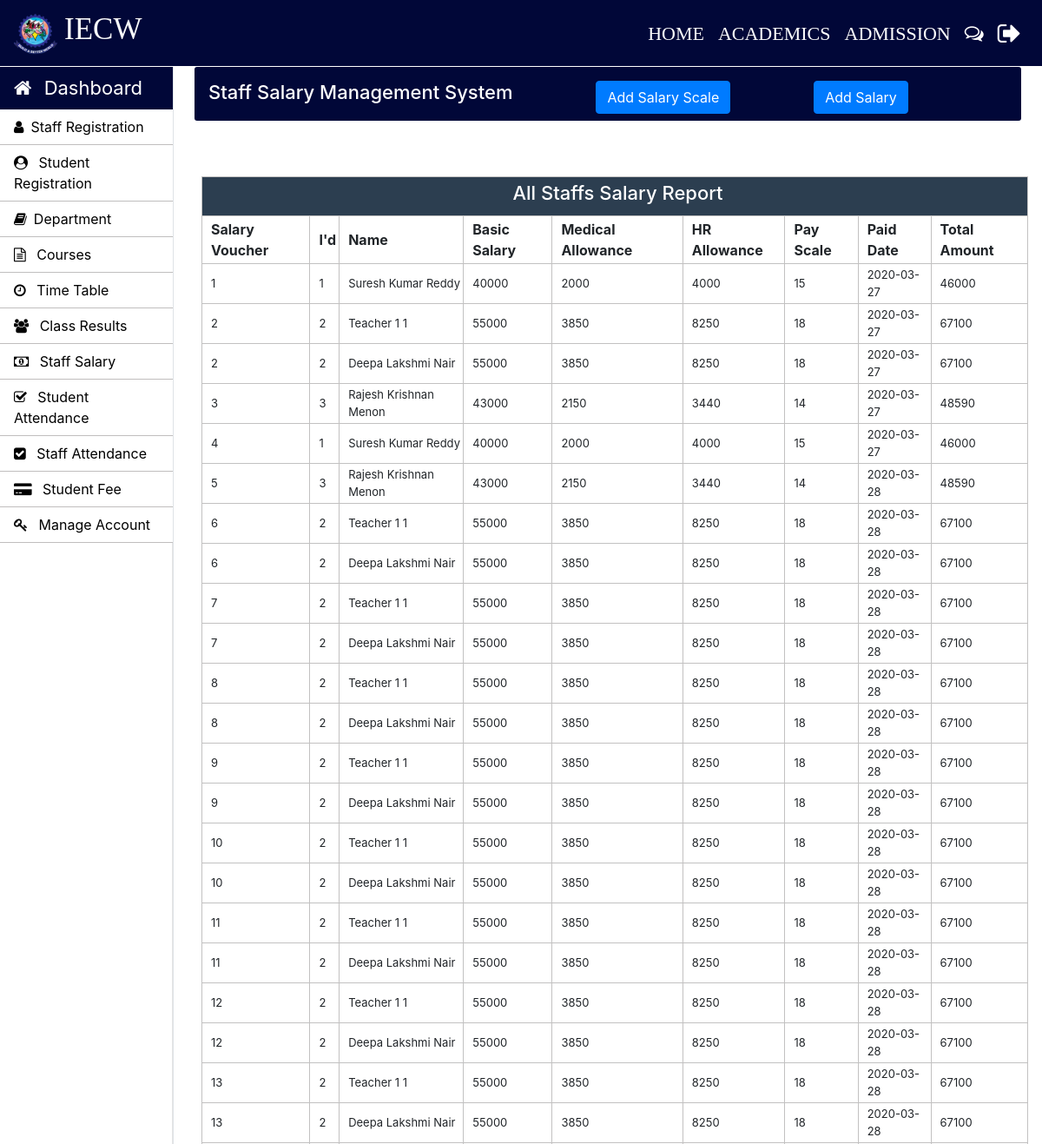
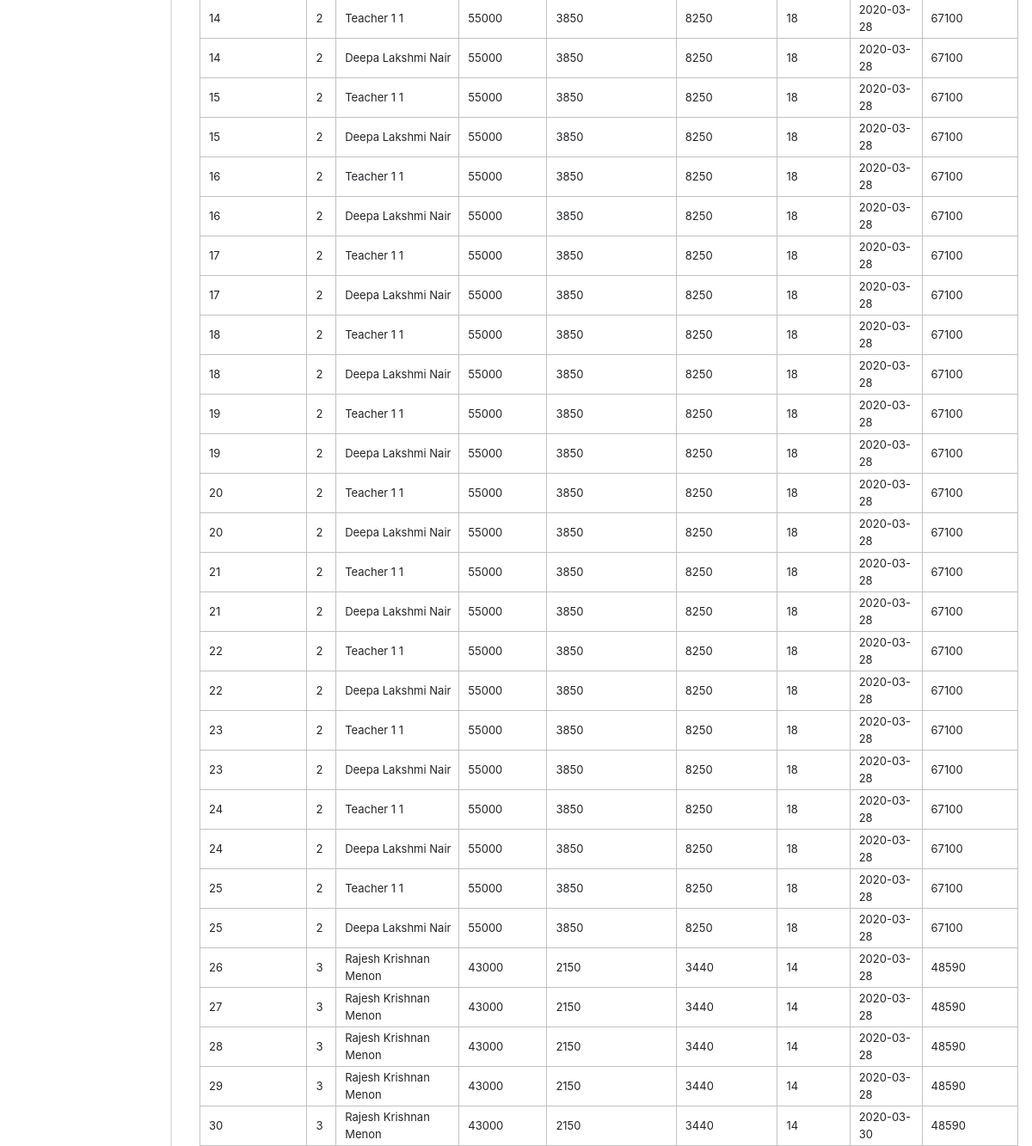
Screenshot of /Admin/staff-salary.php (signed in) with the database file from the repository (2 pictures, top to bottom).
### tables this page shows
CREATE TABLE `teacher_salary_allowances` (
  `teacher_id` int(11) NOT NULL,
  `basic_salary` int(11) NOT NULL,
  `medical_allowance` int(11) NOT NULL,
  `hr_allowance` int(11) NOT NULL,
  `scale` int(11) NOT NULL
);

CREATE TABLE `teacher_salary_report` (
  `salary_id` int(11) NOT NULL,
  `teacher_id` int(11) NOT NULL,
  `total_amount` int(11) NOT NULL,
  `status` varchar(11) NOT NULL,
  `paid_date` timestamp NOT NULL DEFAULT current_timestamp() ON UPDATE current_timestamp()
);

CREATE TABLE `teacher_info` (
  `teacher_id` int(11) NOT NULL,
  `first_name` varchar(30) NOT NULL,
  `middle_name` varchar(30) NOT NULL,
  `last_name` varchar(30) NOT NULL,
  `father_name` varchar(50) NOT NULL,
  `email` varchar(30) NOT NULL,
  `phone_no` varchar(11) NOT NULL,
  `profile_image` blob NOT NULL,
  `teacher_status` varchar(10) NOT NULL,
  `application_status` varchar(10) NOT NULL,
  `cnic` varchar(15) NOT NULL,
  `dob` varchar(15) NOT NULL,
  `other_phone` int(11) NOT NULL,
  `gender` varchar(10) NOT NULL,
  `permanent_address` varchar(100) NOT NULL,
  `current_address` varchar(100) NOT NULL,
  `place_of_birth` varchar(50) NOT NULL,
  `matric_complition_date` varchar(10) NOT NULL,
  `matric_awarded_date` varchar(10) NOT NULL,
  `matric_certificate` varchar(100) NOT NULL,
  `fa_complition_date` varchar(10) NOT NULL,
  `fa_awarded_date` varchar(10) NOT NULL,
  `fa_certificate` varchar(100) NOT NULL,
  `ba_complition_date` varchar(10) NOT NULL,
  `ba_awarded_date` varchar(10) NOT NULL,
  `ba_certificate` varchar(100) NOT NULL,
  `ma_complition_date` varchar(10) NOT NULL,
  `ma_awarded_date` varchar(100) NOT NULL,
  `ma_certificate` varchar(101) NOT NULL,
  `last_qualification` varchar(20) NOT NULL,
  `state` varchar(20) NOT NULL,
  `hire_date` varchar(10) NOT NULL
);

### Admin/staff-salary.php (the view, shortened to what this page needs)
<?php
		require_once "../connection/connection.php";
	?>
<!doctype html>
<html lang="en">
	<head>
	</head>
	<body>
		<?php include('../common/common-header.php') ?>
		<?php include('../common/admin-sidebar.php') ?>
		<main role="main" class="col-xl-10 col-lg-9 col-md-8 ml-sm-auto px-md-4 w-100">
			<div class="sub-main">
				<div class="text-center d-flex flex-wrap flex-md-nowrap pt-3 pb-2 mb-3 text-white admin-dashboard pl-3">
					<div class="d-flex">
						<h4 class="mr-5">Staff Salary Management System </h4>
						<button type="button" class="btn btn-primary ml-5 mr-5" data-toggle="modal" data-target=".bd-example-modal-lg">Add Salary Scale</button>
						<button type="button" class="btn btn-primary ml-5" data-toggle="modal" data-target=".add_salary">Add Salary</button>
					</div>
				</div>
				<div class="row">
					<div class="col-md-12 ml-2">
						<section class=" mt-3">
							<div class="row">
								<div class="col-md-8"></div>
								<div class="col-md-3 ml-5 ">
									<div class="col-md-12 pt-3 ml-5">
									</div>
								</div>
							</div>
							<div class="row">
								<div class="col-md-8"></div>
								<div class="col-md-3 ml-5 ">
									<div class="col-md-12 pt-3 ml-5">
									</div>
								</div>
							</div>
							<div class="row">
								<div class="col-md-12">
									<table class="w-100 table-elements table-three-tr" cellpadding="3">
										<tr class="table-tr-head table-three text-white">
											<td colspan="9" class=" text-center text-white"><h4>All Staffs Salary Report</h4></td>
										</tr>
										<tr class="table-tr-head">
											<th>Salary Voucher</th>
											<th>I'd</th>
											<th>Name</th>
											<th>Basic Salary</th>
											<th>Medical Allowance</th>
											<th>HR Allowance</th>
											<th>Pay Scale</th>
											<th>Paid Date</th>
											<th>Total Amount</th>
										</tr>
										<?php
											$query="select tsr.teacher_id,ti.first_name,middle_name,last_name,salary_id,basic_salary,medical_allowance,hr_allowance,scale,Date(paid_date) as paid_date,total_amount from teacher_salary_allowances tsa inner join teacher_salary_report tsr on tsa.teacher_id=tsr.teacher_id inner join teacher_info ti on ti.teacher_id=tsr.teacher_id";
											$run=mysqli_query($con,$query);
											while ($row=mysqli_fetch_array($run)) { ?>
												<tr>
													<td><?php echo $row['salary_id'] ?></td>
													<td><?php echo $row['teacher_id'] ?></td>
													<td><?php echo $row["first_name"]." ".$row["middle_name"]." ".$row["last_name"] ?></td>
													<td><?php echo $row['basic_salary'] ?></td>
													<td><?php echo ($row['basic_salary']*$row['medical_allowance']/100) ?></td>
													<td><?php echo ($row['basic_salary']*$row['hr_allowance']/100) ?></td>
													<td><?php echo $row['scale'] ?></td>
													<td><?php echo $row['paid_date'] ?></td>
													<td><?php echo $row['total_amount'] ?></td>
												</tr>
											<?php
											}
										?>
									</table>
								</div>
							</div>
						</section>
					</div>
				</div>
			</div>
		</main>
	</body>
</html>

### Css/style.css (style rules this page uses)
h4 { font-size: 22px; }
.admin-dashboard { margin-top: 1px !important; background: #2c3e50 !important; border-radius: 3px; }
.table-elements tr, td, th { font-size: 13px; border: 1px solid rgb(194, 193, 193); padding-left: 10px !important; }
.table-three { background: #2c3e50 !important; }
.table-tr-head { height: 45px !important; padding: 10px !important; margin-top: 5px !important; }
.table-font-for-transcript td, th { font-size: 16px !important; }

### Common/common-header.php (style rules this page uses)
.admin-dashboard { margin-top: 1px !important; background: #010738 !important; border-radius: 3px; }

### rows the page displays
teacher_salary_allowances: teacher_salary_report.salary_id "1", teacher_salary_report.teacher_id "1", teacher_info.first_name "Suresh", teacher_info.middle_name "Kumar", teacher_info.last_name "Reddy", basic_salary "40000", $row['basic_salary']*$row['medical_allowance']/100 "2000", $row['basic_salary']*$row['hr_allowance']/100 "4000", scale "15", paid_date "2020-03-27", teacher_salary_report.total_amount "46000", teacher_salary_report.salary_id "4"
teacher_salary_allowances: teacher_salary_report.salary_id "2", teacher_salary_report.teacher_id "2", teacher_info.first_name "Teacher", teacher_info.middle_name "1", teacher_info.last_name "1", basic_salary "55000", $row['basic_salary']*$row['medical_allowance']/100 "3850", $row['basic_salary']*$row['hr_allowance']/100 "8250", scale "18", paid_date "2020-03-27", teacher_salary_report.total_amount "67100", teacher_info.first_name "Deepa", teacher_info.middle_name "Lakshmi", teacher_info.last_name "Nair", teacher_salary_report.salary_id "6", paid_date "2020-03-28", teacher_salary_report.salary_id "7", teacher_salary_report.salary_id "8", teacher_salary_report.salary_id "9", teacher_salary_report.salary_id "10", teacher_salary_report.salary_id "11", teacher_salary_report.salary_id "12", teacher_salary_report.salary_id "13", teacher_salary_report.salary_id "14", teacher_salary_report.salary_id "15", teacher_salary_report.salary_id "16", teacher_salary_report.salary_id "17", teacher_salary_report.salary_id "18", teacher_salary_report.salary_id "19", teacher_salary_report.salary_id "20", teacher_salary_report.salary_id "21", teacher_salary_report.salary_id "22", teacher_salary_report.salary_id "23", teacher_salary_report.salary_id "24", teacher_salary_report.salary_id "25"
teacher_salary_allowances: teacher_salary_report.salary_id "3", teacher_salary_report.teacher_id "3", teacher_info.first_name "Rajesh", teacher_info.middle_name "Krishnan", teacher_info.last_name "Menon", basic_salary "43000", $row['basic_salary']*$row['medical_allowance']/100 "2150", $row['basic_salary']*$row['hr_allowance']/100 "3440", scale "14", paid_date "2020-03-27", teacher_salary_report.total_amount "48590", teacher_salary_report.salary_id "5", paid_date "2020-03-28", teacher_salary_report.salary_id "26", teacher_salary_report.salary_id "27", teacher_salary_report.salary_id "28", teacher_salary_report.salary_id "29", teacher_salary_report.salary_id "30", paid_date "2020-03-30"
